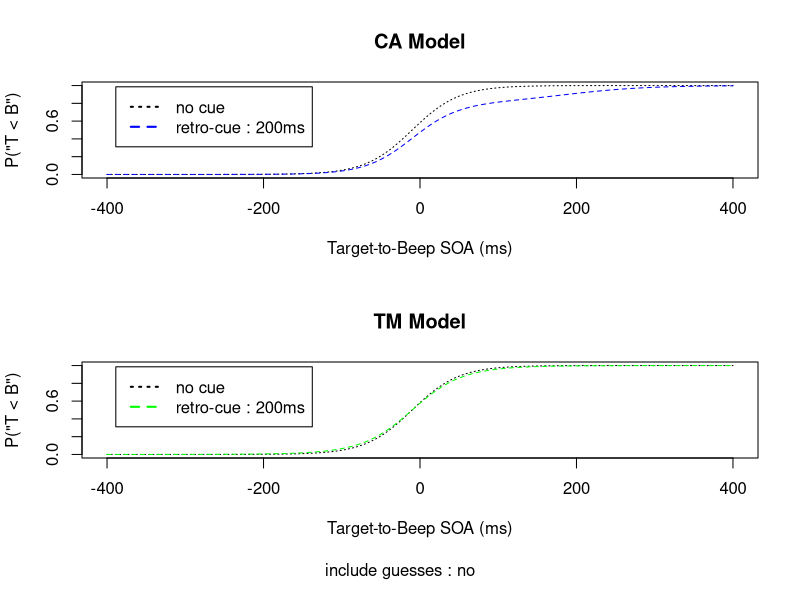

This chart was generated by the following R code:
#### Temporal Order Judgment (TOJ) Model ###

include.guesses <- FALSE
# include.guesses <- TRUE

# Proportions of trials

# base probability to see the target with no cue
p.seen.nocue <- 0.55

# probability to see the target with a cue as a function of its soa
p.seen <- function(soa.toCue) {
  data.soa.toCue <- c(-100, 100, 400) # from Sergent_Thibault_et_al 2016 PLOS
  data.p.guess <-  c(0.24, 0.32, 0.39) # from Sergent_Thibault_et_al 2016 PLOS
  p.guess.function <- approxfun(data.soa.toCue, data.p.guess, rule=2)
  1 - p.guess.function(soa.toCue)
}

# probability of retroperception among "seen" trials, as a function of the target-cue soa
p.retro <- function(soa.toCue) {
  data.soa.toCue <-  c(100, 400) # from Sergent_Thibault_et_al 2016 PLOS
  data.p.guess <-  c(0.32, 0.39) # from Sergent_Thibault_et_al 2016 PLOS
  data.p.retro <-  (1 - p.seen.nocue - data.p.guess) / p.seen.nocue
  approxfun(c(0, data.soa.toCue), c(0, data.p.retro), rule=2)(soa.toCue) # add (0,0) data point : no retro when soa.toCue <= 0
}

# Target-to-Beep Point of Subjective Simultaneity (PSS)

## base PSS when target is initially seen, no cue
pss.toBeep.seen <- -10 # -10ms from <W Fujisaki, S Shimojo, M Kashino, S Nishida - Nature neuroscience, 2004>

## PSS when target is seen by retroperception 
pss.toBeep.retro <- function(soa.toCue = 0, model) {
  if (model == "CA") # Conscious Access Model: PSS close to cue
    pss.toBeep.seen + soa.toCue
  else # Time Marker Model: PSS close to beep
    pss.toBeep.seen # constant
}

# Slope

jnd.toBeep.seen <- 30 # from <Hanson_et_al 2008 Exp_Brain_Res RecalibrationOfPerceivedTimeAc> estimate of sensitivity to temporal order in the form of just-noticeable difference (JND) (approximately half the offset between the 27 and 73% response levels on the psychometric function)

jnd.toBeep.retro <- function(soa.toCue = 0, model) {
  jnd.toBeep.seen + soa.toCue / 10 # lower sensitivity when retro-seen
}

# Psychometric Functions

## logistic function to fit the psychometric functions to
logistic <- function(x, mu = 0, teta = 1) {
  1 / (1 + exp(-(x - mu) / teta))
}

## base psychometric function with no cue
p.beforeBeep.seen <- function(soa.toBeep) {
  logistic(soa.toBeep, pss.toBeep.seen, jnd.toBeep.seen)
}

## psychometric function for retro-seen trials
p.beforeBeep.retro <- function(soa.toBeep, soa.toCue = 0, model) {
  pss <- pss.toBeep.retro(soa.toCue, model)
  jnd <- jnd.toBeep.retro(soa.toCue, model)
  logistic(soa.toBeep, pss, jnd)
}

## Rationalized Arcsine Transform (Studebaker)

rau.transform <- function(p) {
  asin(sqrt(p))
}

# Approximation of sensitivity from p(correct response), assuming H = 1 - F (no bias)
sensitivity.transform <- function(pc) {
  2 * qnorm(pc)
}

# Mixture

## Mixture psychometric functions

p.beforeBeep.mixture <- function(soa.toBeep, soa.toCue = 0, model) {
  p.r <- p.retro(soa.toCue)
  p.beforeBeep <- p.r * p.beforeBeep.retro(soa.toBeep, soa.toCue, model) + (1 - p.r) * p.beforeBeep.seen(soa.toBeep)
  if (include.guesses) {
    p.s <- p.seen(soa.toCue)
    p.beforeBeep <- p.s * p.beforeBeep + (1 - p.s) * 0.5 # assume no bias in guesses
  } else {
    p.beforeBeep
  }
}

p.beforeBeep.mixture.nocue <- function(soa.toBeep) {
  if (include.guesses) {
    p.seen.nocue * p.beforeBeep.seen(soa.toBeep) + (1 - p.seen.nocue) * 0.5 # assume no bias in guesses
  } else {
    p.beforeBeep.seen(soa.toBeep)
  }
}

## Mixture PSS

pss.toBeep.mixture.nocue <- pss.toBeep.seen
pss.toBeep.mixture <- function(soa.toCue, model) {
  min <- pss.toBeep.mixture.nocue
  max <- pss.toBeep.retro(soa.toCue, model)
  soa.test <- seq(min, max, by=1)
  p.test <- p.beforeBeep.mixture(soa.test, soa.toCue, model)
  i <- which(abs(p.test - 0.5) == min(abs(p.test - 0.5)))
  soa.test[i]
}

# Plots

## comparer no-cue et (retro-)cue

data.soa.toBeep <- seq(-400, 400, by=1)

## Figure 1 : Mixture psychometric function
data.soa.toCue <- 200
quartz()
par(mfrow=c(2, 1))
par(oma=c(2, 0, 0, 0))
plot.mixtures <- function(model, color) {
  plot(data.soa.toBeep, p.beforeBeep.mixture.nocue(data.soa.toBeep),
       type="l", col="black", lty="dotted",
       xlab="Target-to-Beep SOA (ms)", ylab="P(\"T < B\")",
       ylim=c(0,1),
       main=sprintf("%s Model", model))
  lines(data.soa.toBeep, p.beforeBeep.mixture(data.soa.toBeep, soa.toCue = data.soa.toCue, model),
        col=color, lty="dashed")
  legend("topleft", inset=.05, lwd=2,
         c("no cue", sprintf("retro-cue : %dms", data.soa.toCue)),
         col=c("black", color),
         lty=c("dotted", "dashed"))
}
plot.mixtures("CA", "blue")
plot.mixtures("TM", "green")
mtext(sprintf("include guesses : %s", if (include.guesses) "yes" else "no"), side=1, outer=TRUE)
